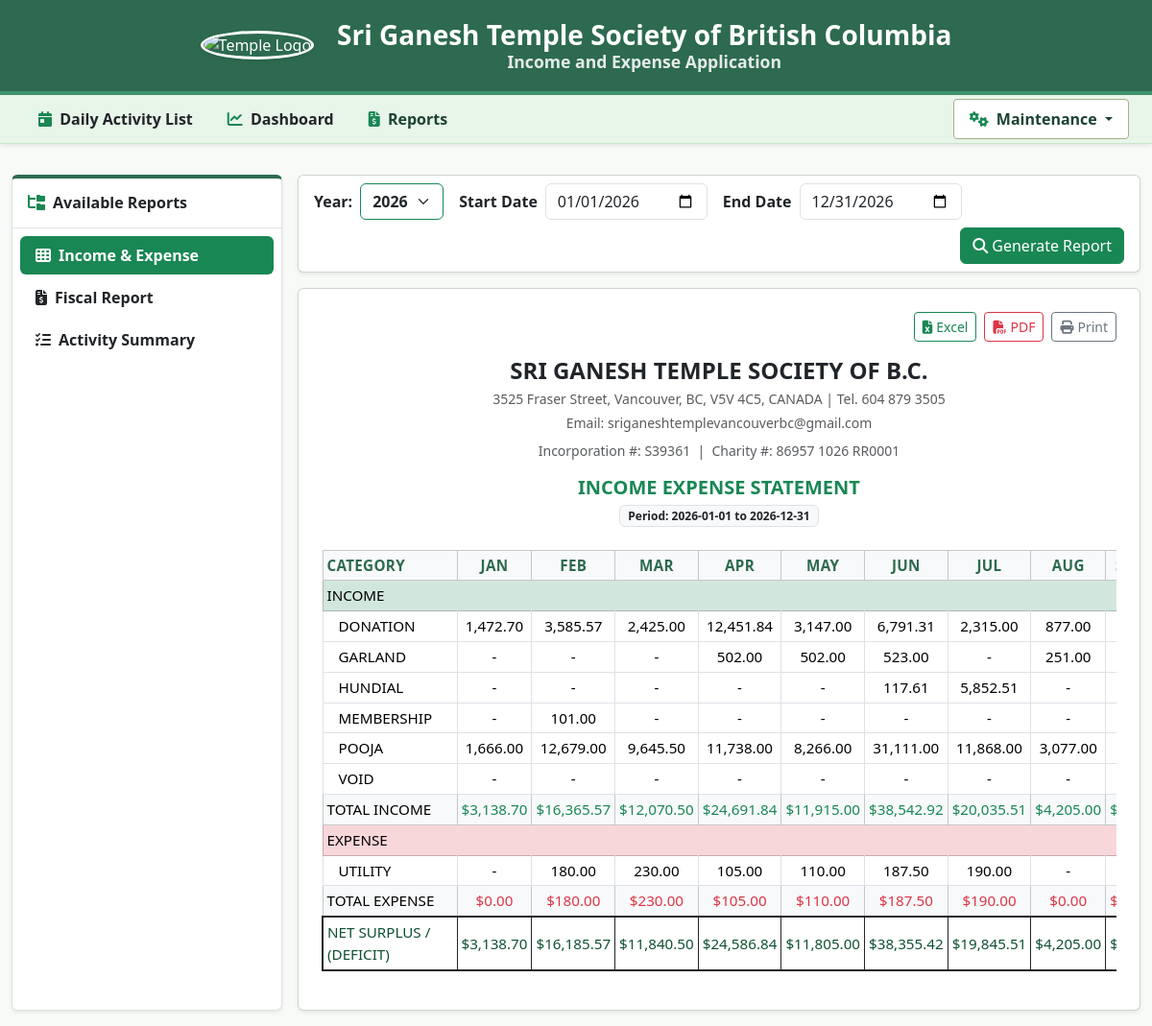
Page /reports on the committed database.
### tables this page shows
CREATE TABLE category_lookup (
    category_lookup_id INTEGER PRIMARY KEY AUTOINCREMENT,
    category_name TEXT NOT NULL,
    is_active INTEGER DEFAULT 1
);

### app.py (the view, shortened to what this page needs)
@app.route('/reports')
def reports_page():
    conn = get_db()
    current_year_str = datetime.now().strftime('%Y')
    selected_report = request.args.get('report_type', 'income_expense')
    selected_year = request.args.get('fiscal_year', request.args.get('year', current_year_str))
    years_rows = conn.execute("""
        SELECT DISTINCT strftime('%Y', txn_date) as year
        FROM daily_activity
        WHERE is_active = 1 AND txn_date IS NOT NULL
        ORDER BY year DESC
    """).fetchall()
    available_years = [r['year'] for r in years_rows if r['year']]
    if current_year_str not in available_years:
        available_years.insert(0, current_year_str)
    start_date = request.args.get('start_date', f"{selected_year}-01-01")
    end_date = request.args.get('end_date', f"{selected_year}-12-31")
    income_categories = {}
    expense_categories = {}
    income_monthly_totals = {m: 0.0 for m in range(1, 13)}
    expense_monthly_totals = {m: 0.0 for m in range(1, 13)}
    net_monthly_surplus = {m: 0.0 for m in range(1, 13)}
    total_income_year = 0.0
    total_expense_year = 0.0
    matrix, category_subtotals = {}, {}
    monthly_grand_totals = {m: 0.0 for m in range(1, 13)}
    year_grand_total = 0.0
    act_matrix = {}
    act_cat_subtotals = {}
    act_grand_totals = {
        'INCOME': {m: 0.0 for m in range(1, 14)},
        'EXPENSE': {m: 0.0 for m in range(1, 14)},
        'NET': {m: 0.0 for m in range(1, 14)}
    }
    if selected_report in ['income_expense', 'fiscal_report']:
        cat_rows = conn.execute("""
            SELECT
                c.category_name,
                COALESCE(a.txn_type, 'INCOME') as txn_type,
                CAST(strftime('%m', t.txn_date) AS INTEGER) as month_num,
                SUM(t.total_amount) as total_amount
            FROM daily_activity t
            JOIN activity_lookup a ON t.activity_lookup_id = a.activity_lookup_id
            JOIN category_lookup c ON a.category_lookup_id = c.category_lookup_id
            WHERE t.is_active = 1
              AND strftime('%Y', t.txn_date) = ?
            GROUP BY c.category_name, txn_type, month_num
            ORDER BY c.category_name ASC
        """, (selected_year,)).fetchall()
        for r in cat_rows:
            cat = r['category_name'] if r['category_name'] else 'UNASSIGNED'
            t_type = r['txn_type']
            m_num = r['month_num']
            amt = float(r['total_amount'])
            target_dict = expense_categories if t_type == 'EXPENSE' else income_categories
            if cat not in target_dict:
                target_dict[cat] = {m: 0.0 for m in range(1, 13)}
                target_dict[cat]['total'] = 0.0
            target_dict[cat][m_num] += amt
            target_dict[cat]['total'] += amt
            if t_type == 'EXPENSE':
                expense_monthly_totals[m_num] += amt
                total_expense_year += amt
            else:
                income_monthly_totals[m_num] += amt
                total_income_year += amt
        for m in range(1, 13):
            net_monthly_surplus[m] = income_monthly_totals[m] - expense_monthly_totals[m]
    conn.close()
    return render_template(
        'reports.html',
        selected_report=selected_report,
        selected_year=selected_year,
        available_years=available_years,
        start_date=start_date,
        end_date=end_date,
        income_categories=income_categories,
        expense_categories=expense_categories,
        income_monthly_totals=income_monthly_totals,
        expense_monthly_totals=expense_monthly_totals,
        net_monthly_surplus=net_monthly_surplus,
        total_income_year=total_income_year,
        total_expense_year=total_expense_year,
        net_surplus_year=(total_income_year - total_expense_year),
        matrix=matrix,
        category_subtotals=category_subtotals,
        monthly_grand_totals=monthly_grand_totals,
        year_grand_total=year_grand_total,
        act_matrix=act_matrix,
        act_cat_subtotals=act_cat_subtotals,
        act_grand_totals=act_grand_totals
    )

### app.py (called while the page is built)
def get_db():
    conn = sqlite3.connect(DATABASE)
    conn.row_factory = sqlite3.Row
    conn.execute("PRAGMA foreign_keys = ON;")
    return conn

### templates/reports.html (shortened to what this page needs)
{% extends "base.html" %}
{% block content %}
<div class="container-fluid py-3">
    <div class="row g-3">
        <div class="col-12 col-md-3 col-lg-3">
            <div class="card card-sage shadow-sm h-100">
                <div class="card-header bg-white py-3 border-bottom">
                    <h6 class="card-title mb-0 fw-bold text-dark">
                        <i class="fa-solid fa-folder-tree me-2 text-success"></i>Available Reports
                    </h6>
                </div>
                <div class="card-body p-2">
                    <div class="list-group list-group-flush gap-1">
                        <a href="{{ url_for('reports_page', report_type='income_expense', year=selected_year) }}"
                           class="list-group-item list-group-item-action rounded border-0 py-2.5 fw-semibold {% if selected_report == 'income_expense' %}active bg-success text-white{% else %}text-dark{% endif %}">
                            <i class="fa-solid fa-table-cells me-2"></i>Income & Expense
                        </a>
                        <a href="{{ url_for('reports_page', report_type='fiscal_report', fiscal_year=selected_year) }}"
                           class="list-group-item list-group-item-action rounded border-0 py-2.5 fw-semibold {% if selected_report == 'fiscal_report' %}active bg-success text-white{% else %}text-dark{% endif %}">
                            <i class="fa-solid fa-file-invoice-dollar me-2"></i>Fiscal Report
                        </a>
                        <a href="{{ url_for('reports_page', report_type='activity_summary', year=selected_year) }}"
                           class="list-group-item list-group-item-action rounded border-0 py-2.5 fw-semibold {% if selected_report == 'activity_summary' %}active bg-success text-white{% else %}text-dark{% endif %}">
                            <i class="fa-solid fa-list-check me-2"></i>Activity Summary
                        </a>
                    </div>
                </div>
            </div>
        </div>
        <div class="col-12 col-md-9 col-lg-9">
            <div class="card shadow-sm mb-3">
                <div class="card-body py-2">
                    <form method="GET" action="{{ url_for('reports_page') }}" class="row g-2 align-items-center">
                        {% if selected_report == 'fiscal_report' %}
                            <div class="col-auto">
                                <label class="col-form-label fw-bold"><i class="fa-solid fa-calendar-check me-1 text-success"></i>Fiscal Year (CRA T3010):</label>
                            </div>
                            <div class="col-auto">
                                <select name="fiscal_year" class="form-select fw-bold" onchange="this.form.submit()">
                                    {% for y in available_years %}
                                        <option value="{{ y }}" {% if y == selected_year %}selected{% endif %}>FY {{ y }} (Jan 01, {{ y }} - Dec 31, {{ y }})</option>
                                    {% endfor %}
                                </select>
                            </div>
                        {% else %}
                            <div class="col-auto">
                                <label for="year" class="col-form-label fw-bold">Year:</label>
                            </div>
                            <div class="col-auto">
                                <select name="year" id="year" class="form-select border-success fw-bold" onchange="this.form.submit()">
                                    {% for y in available_years %}
                                        <option value="{{ y }}" {% if y == selected_year %}selected{% endif %}>{{ y }}</option>
                                    {% endfor %}
                                </select>
                            </div>
                        {% endif %}
                        {% if selected_report == 'income_expense' %}
                        <div class="col-auto ms-2">
                            <label class="col-form-label fw-bold">Start Date</label>
                        </div>
                        <div class="col-auto">
                            <input type="date" name="start_date" class="form-control" value="{{ start_date }}">
                        </div>
                        <div class="col-auto ms-2">
                            <label class="col-form-label fw-bold">End Date</label>
                        </div>
                        <div class="col-auto">
                            <input type="date" name="end_date" class="form-control" value="{{ end_date }}">
                        </div>
                        {% endif %}
                        <div class="col-auto ms-auto">
                            <button type="submit" class="btn btn-success">
                                <i class="fa-solid fa-magnifying-glass me-1"></i>Generate Report
                            </button>
                        </div>
                    </form>
                </div>
            </div>
            <div class="card shadow-sm" id="reportCard">
                <div class="card-body p-4">
                    <div class="d-flex justify-content-end gap-2 mb-3">
                        <button type="button" class="btn btn-sm btn-outline-success" onclick="exportReportToExcel()">
                            <i class="fa-solid fa-file-excel me-1"></i>Excel
                        </button>
                        <button type="button" class="btn btn-sm btn-outline-danger" onclick="exportReportToPDF()">
                            <i class="fa-solid fa-file-pdf me-1"></i>PDF
                        </button>
                        <button type="button" class="btn btn-sm btn-outline-secondary" onclick="window.print()">
                            <i class="fa-solid fa-print me-1"></i>Print
                        </button>
                    </div>
                    <div class="text-center mb-4">
                        <h4 class="fw-bold mb-1">SRI GANESH TEMPLE SOCIETY OF B.C.</h4>
                        <p class="text-muted small mb-1">3525 Fraser Street, Vancouver, BC, V5V 4C5, CANADA | Tel. 604 879 3505</p>
                        <p class="text-muted small mb-2">Email: sriganeshtemplevancouverbc@gmail.com</p>
                        <p class="text-muted small mb-3">Incorporation #: S39361 &nbsp;|&nbsp; Charity #: 86957 1026 RR0001</p>
                        <h5 class="fw-bold text-success text-uppercase mb-1">
                            {% if selected_report == 'income_expense' %}INCOME EXPENSE STATEMENT{% endif %}
                        </h5>
                        <span class="badge bg-light text-dark border">Period: {{ start_date }} to {{ end_date }}</span>
                    </div>
                    {% if selected_report in ['income_expense', 'fiscal_report'] %}
                    <div class="table-responsive">
                        <table class="table table-bordered table-sm align-middle text-center small" id="reportTable">
                            <thead class="table-light text-uppercase">
                                <tr>
                                    <th class="text-start" style="min-width: 140px;">Category</th>
                                    <th>Jan</th><th>Feb</th><th>Mar</th><th>Apr</th><th>May</th><th>Jun</th>
                                    <th>Jul</th><th>Aug</th><th>Sep</th><th>Oct</th><th>Nov</th><th>Dec</th>
                                </tr>
                            </thead>
                            <tbody>
                                <tr class="table-success fw-bold text-start">
                                    <td colspan="14">INCOME</td>
                                </tr>
                                {% for cat_name, m_vals in income_categories.items() %}
                                <tr>
                                    <td class="text-start ps-3 fw-semibold">{{ cat_name }}</td>
                                    {% for m in range(1, 13) %}
                                        <td>
                                            {% if m_vals[m] > 0 %}
                                                {{ "{:,.2f}".format(m_vals[m]) }}
                                            {% else %}
                                                -
                                            {% endif %}
                                        </td>
                                    {% endfor %}
                                </tr>
                                {% else %}
                                <tr>
                                    <td colspan="14" class="text-center text-muted">No income categories found.</td>
                                </tr>
                                {% endfor %}
                                <tr class="fw-bold table-light">
                                    <td class="text-start">TOTAL INCOME</td>
                                    {% for m in range(1, 13) %}
                                        <td class="text-success">${{ "{:,.2f}".format(income_monthly_totals[m]) }}</td>
                                    {% endfor %}
                                </tr>
                                <tr class="table-danger fw-bold text-start">
                                    <td colspan="14">EXPENSE</td>
                                </tr>
                                {% for cat_name, m_vals in expense_categories.items() %}
                                <tr>
                                    <td class="text-start ps-3 fw-semibold">{{ cat_name }}</td>
                                    {% for m in range(1, 13) %}
                                        <td>
                                            {% if m_vals[m] > 0 %}
                                                {{ "{:,.2f}".format(m_vals[m]) }}
                                            {% else %}
                                                -
                                            {% endif %}
                                        </td>
                                    {% endfor %}
                                </tr>
                                {% else %}
                                <tr>
                                    <td colspan="14" class="text-center text-muted">No expense categories found.</td>
                                </tr>
                                {% endfor %}
                                <tr class="fw-bold table-light">
                                    <td class="text-start">TOTAL EXPENSE</td>
                                    {% for m in range(1, 13) %}
                                        <td class="text-danger">${{ "{:,.2f}".format(expense_monthly_totals[m]) }}</td>
                                    {% endfor %}
                                </tr>
                                <tr class="fw-bold border-top border-2 border-dark" style="background-color: #e8f5e9;">
                                    <td class="text-start" style="color: #0f5132;">NET SURPLUS / (DEFICIT)</td>
                                    {% for m in range(1, 13) %}
                                        <td style="color: #0f5132;">${{ "{:,.2f}".format(net_monthly_surplus[m]) }}</td>
                                    {% endfor %}
                                </tr>
                            </tbody>
                        </table>
                    </div>
                    {% endif %}
                </div>
            </div>
        </div>
    </div>
</div>
{% endblock %}

### static/css/style.css (style rules this page uses)
body { background-color: #f8faf8; min-height: 100vh; display: flex; flex-direction: column; }
.card-sage { border: 0.1rem solid #e0e0e0; border-top: 0.25rem solid #2d6a4f; }
.table-responsive { width: 100% !important; overflow-x: auto; }
table.dataTable tbody td, .table tbody td { font-weight: 400 !important; font-size: 0.95rem !important; }
table.dataTable thead th, .table thead th { font-size: 0.95rem !important; font-weight: 700 !important; letter-spacing: 0.02em; text-transform: uppercase; color: #2d6a4f !important; }

### rows in the picture
category_lookup: category_name "DONATION", m_vals "1,472.70" "3,585.57" "2,425.00" "12,451.84" "3,147.00" "6,791.31" "2,315.00" "877.00"
category_lookup: category_name "GARLAND", m_vals "502.00" "502.00" "523.00" "251.00"
category_lookup: category_name "HUNDIAL", m_vals "117.61" "5,852.51"
category_lookup: category_name "MEMBERSHIP", m_vals "101.00"
category_lookup: category_name "POOJA", m_vals "1,666.00" "12,679.00" "9,645.50" "11,738.00" "8,266.00" "31,111.00" "11,868.00" "3,077.00"
category_lookup: category_name "VOID"
category_lookup: category_name "UTILITY", m_vals "180.00" "230.00" "105.00" "110.00" "187.50" "190.00"

### other values in the picture
{{ start_date }} "2026-01-01"
{{ end_date }} "2026-12-31"
{{ "{:,.2f}".format(income_monthly_totals[m]) }} "3,138.70" "16,365.57" "12,070.50" "24,691.84" "11,915.00" "38,542.92" "20,035.51" "4,205.00"
{{ "{:,.2f}".format(expense_monthly_totals[m]) }} "0.00" "180.00" "230.00" "105.00" "110.00" "187.50" "190.00" "0.00"
{{ "{:,.2f}".format(net_monthly_surplus[m]) }} "3,138.70" "16,185.57" "11,840.50" "24,586.84" "11,805.00" "38,355.42" "19,845.51" "4,205.00"
form field year "2026"
